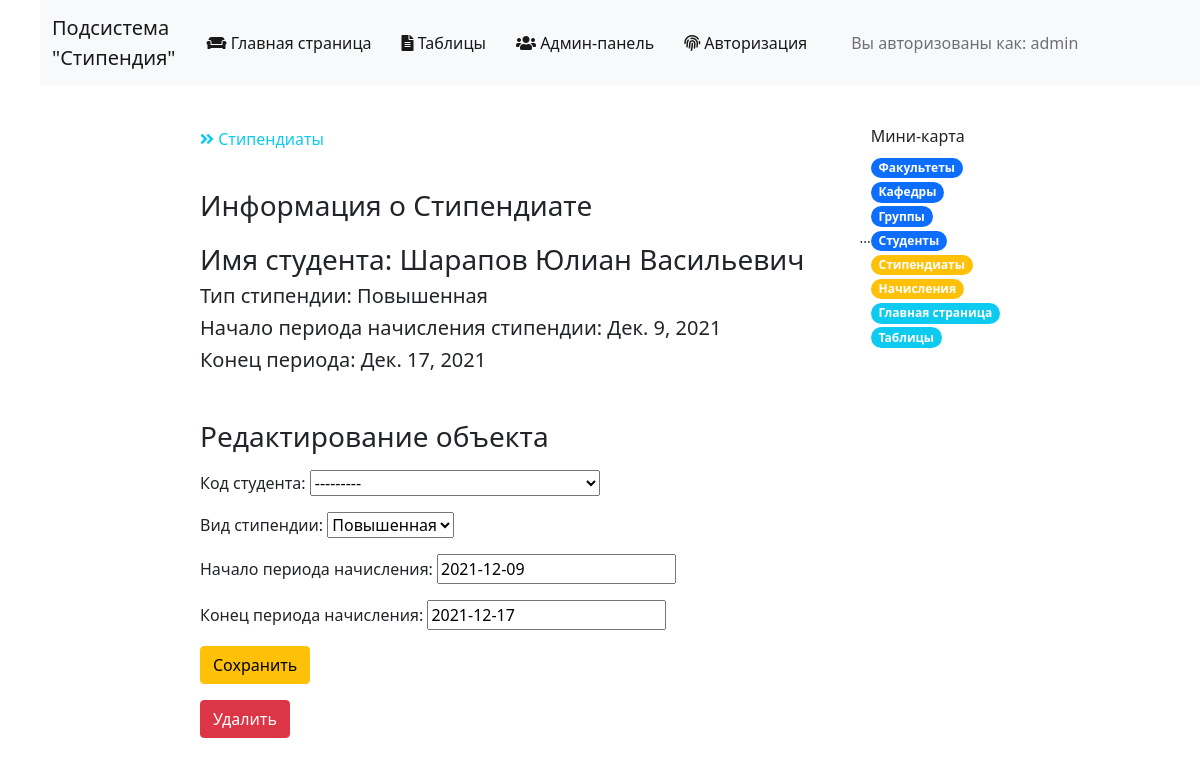
Screenshot of /showfellow/13/ (signed in) with the database file from the repository.
### main/models.py (models this page shows, shortened)
class Fellow (models.Model):
    student_code = models.OneToOneField(
        Student, verbose_name="Код студента", on_delete=models.CASCADE)
    scholarship_type_code = models.ForeignKey(
        Types_of_Scholarship, verbose_name="Вид стипендии", on_delete=models.CASCADE, null=True, blank=True)
    beginning_of_the_accrual_period = models.DateField(
        "Начало периода начисления", null=True, blank=True)
    ending_of_the_accrual_period = models.DateField(
        "Конец периода начисления", null=True, blank=True)
    class Meta:
        verbose_name = 'Стипендиат'
        verbose_name_plural = 'Стипендиаты'

class Student (models.Model):
    student_code = models.AutoField(
        "Код студента", primary_key=True)     # код студента
    student_name = models.CharField("Имя студента", max_length=200)
    group_code = models.ForeignKey(
        Group, verbose_name="Группа", on_delete=models.CASCADE)
    education_type_code = models.ForeignKey(
        Types_of_Education, verbose_name="Код вида обучения", on_delete=models.CASCADE)
    personal_reckoning_number = models.IntegerField("Номер лицевого счета")
    bank_code = models.ForeignKey(Bank, verbose_name="Код банка", on_delete=models.CASCADE,
                                  null=True, blank=True)     # FOREIGN KEY ОТНОШЕНИЕ 1:M с Bank
    class Meta:
        verbose_name = 'Студент'
        verbose_name_plural = 'Студенты'
    def __str__(self):
        return f'{self.student_name}'

class Types_of_Scholarship (models.Model):
    SCHOLARSHIP_COMMON = 'Обычная'
    SCHOLARSHIP_INCREASED = 'Повышенная'
    SCHOLARSHIP_NOMINAL = 'Именная'
    SCHOLARSHIP_SOCIAL = 'Социальная'
    SCHOLARSHIP_CHOICES = (
        (SCHOLARSHIP_COMMON, 'common'),
        (SCHOLARSHIP_INCREASED, 'increased'),
        (SCHOLARSHIP_NOMINAL, 'nominal'),
        (SCHOLARSHIP_SOCIAL, 'social')
    )
    scholarship_type_code = models.AutoField(
        "Код вида стипендии", primary_key=True)
    scholarship_type_name = models.CharField(
        "Код вида стипендии", max_length=25, choices=SCHOLARSHIP_CHOICES, default=SCHOLARSHIP_COMMON)
    amount_of_money = models.PositiveIntegerField(
        "Сумма выплачиваемой стипендии, ₸",)
    class Meta:
        verbose_name = 'Вид стипендии'
        verbose_name_plural = 'Виды стипендий'
    def __str__(self):
        return f'{self.scholarship_type_name}'

### main/views.py (the view)
# urls.py: path(r'showfellow/<int:id>/', views.showfellow, name="showfellow"),
def showfellow(request, id):
    try:
        post = get_object_or_404(Fellow, pk=id)
        if request.method == 'GET':
            form = FellowForm(instance=post)
        elif request.method == 'POST':
            form = FellowForm(request.POST, instance=post)
            if form.is_valid():
                form.save()
                return HttpResponseRedirect(reverse('showfellow', args=(id,)))
        context = {
            'post': post,
            'form': form
        }
        return render(
            request,
            'main/showfellow.html',
            context
        )
    except Staff.DoesNotExist:
        return HttpResponseNotFound("<h2>Person no found</h2>")

### main/forms.py
class FellowForm(ModelForm):
    class Meta:
        model = Fellow
        fields = '__all__'
    def __init__(self, *args, **kwargs) -> None:
        super().__init__(*args, **kwargs)
        self.fields['student_code'].queryset = Student.objects.filter(education_type_code = 1)

### main/templates/main/showfellow.html (shortened to what this page needs)
{% extends 'layout.html' %}
{% block content %}
<div class="features">
    <a class="link-info" href="{% url 'fellow' %}"><i class="fas fa-angle-double-right"></i> Стипендиаты</a>
    <h1>{{ post.faculty_name }}</h1>
    <div class="list-group">
        <h3 class="mb-1">Информация о Стипендиате</h2>
        <div class="d-flex w-100 justify-content-between">
            <h3 class="mb-2 mt-3">Имя студента: {{ post.student_code }}</h3>
            <small> ... </small>
        </div>
        <h5>Тип стипендии: {{ post.scholarship_type_code }}</h5>
        <h5>Начало периода начисления стипендии: {{ post.beginning_of_the_accrual_period }}</h5>
        <h5>Конец периода: {{ post.ending_of_the_accrual_period }}</h5>
    </div>
    <br>
    {% if request.user.is_staff %}
    <h3 class="mb-2 mt-3">Редактирование объекта</h3>
    <form method="POST" action="">
        <p>
            {{ form.as_p }}
        </p>
        <button class="btn btn-warning" type="submit" value="Сохранить">Сохранить</button>
    </form>
    <a href="{% url 'deletefellow' id=post.pk %}" class="btn btn-danger" type="submit">Удалить</a>
    {% endif %}
</div>
{% endblock %}

### main/templates/layout.html (shortened to what this page needs)
{% load static %}
<html lang="ru">
<head>
  <link href="https://cdn.jsdelivr.net/npm/bootstrap@5.0.0-beta1/dist/css/bootstrap.min.css" rel="stylesheet"
>
  <link rel="stylesheet" href="https://use.fontawesome.com/releases/v5.8.2/css/all.css">
  <link rel="stylesheet" href="{% static 'main/css/main.css' %}">
</head>
<body>
  <menu>
    <nav class="navbar navbar-expand-lg navbar-light bg-light">
      <div class="container-fluid">
        <a class="navbar-brand" href="{% url 'home' %}"><span class="logo">Подсистема<br>"Стипендия"</span></a>
        <div class="collapse navbar-collapse" id="navbarNav">
          <ul class="navbar-nav ">
            <li class="nav-item">
              <a class="nav-link active" href="{% url 'home' %}"><i class="	fas fa-couch"></i> Главная страница</a>
            </li>
            <li class="nav-item">
              <a class="nav-link active" href="{% url 'reports' %}"><i class="fas fa-file-alt"></i> Таблицы</a>
            </li>
            <li class="nav-item">
              <a class="nav-link active" href="/admin"><i class="fas fa-users"></i> Админ-панель</a>
            </li>
            <li class="nav-item">
              <a class="nav-link active" href="{% url 'authorization' %}"><i class="fas fa-fingerprint"></i> Авторизация</a>
            </li>
            {% if request.user.is_authenticated %}
            <li class="nav-item">
              <a class="nav-link" href="{% url 'authorization' %}">Вы авторизованы как: {{user.username}}</a>
            </li>
              {% else %}
              <li class="nav-item ml-3">
                <a class="nav-link" href="{% url 'authorization' %}">Вы не авторизованы</a>
            </li>
              {% endif %}
          </ul>
        </div>
      </div>
    </nav>
  </menu>
  <main>
    {% block lilmenu %}
    {% if request.user.is_authenticated %}
    <div class="lilmenu">
      <h6>Мини-карта</h6>
      <ul class="navbar-nav">
        <li class="nav-item"><a class="link-primary" href="{% url 'faculty' %}">
            <span class="badge rounded-pill bg-primary">Факультеты</span>
          </a></li>
        <li class="nav-item"><a class="link-primary" href="{% url 'department' %}">
            <span class="badge rounded-pill bg-primary">Кафедры</span>
          </a></li>
        <li class="nav-item"><a class="link-primary" href="{% url 'group' %}">
            <span class="badge rounded-pill bg-primary">Группы</span>
          </a></li>
        <li class="nav-item"><a class="link-primary" href="{% url 'student' %}">
            <span class="badge rounded-pill bg-primary">Студенты</span>
          </a></li>
        <li class="nav-item"><a class="link-warning" href="{% url 'fellow' %}">
            <span class="badge rounded-pill bg-warning">Стипендиаты</span>
          </a></li>
        <li class="nav-item"><a class="link-warning" href="{% url 'accrual' %}">
            <span class="badge rounded-pill bg-warning">Начисления</span>
          </a></li>
        <li class="nav-item"><a class="link-info" href="{% url 'home' %}">
            <span class="badge rounded-pill bg-info">Главная страница</span>
          </a></li>
        <li class="nav-item"><a class="link-info" href="{% url 'reports' %}">
            <span class="badge rounded-pill bg-info">Таблицы</span>
          </a></li>
      </ul>
    </div>
    {% endif %}
    {% endblock %}
    {% block content %}{% endblock %}
  </main>
</body>
</html>

### main/static/main/css/main.css (style rules this page uses)
menu { float: top; }
menu a, a:hover { text-decoration: none; }
menu ul { list-style: none; }
menu ul li { margin: 0px 7px; transition: transform .6s ease; }
menu ul a { text-decoration: none; }
main { position: absolute; min-width: 100%; padding: 25px 200px; }
main .list-group { max-width: 700px; }
main h1 { padding-bottom: 30px; }
main a { text-decoration: none; }
main .lilmenu { position: relative; float: right; }

### rows the page displays
Fellow: student_code "Шарапов Юлиан Васильевич", scholarship_type_code "Повышенная", beginning_of_the_accrual_period "Дек. 9, 2021", ending_of_the_accrual_period "Дек. 17, 2021"
Student: student_code "---------"
Types_of_Scholarship: scholarship_type_code "Повышенная"

### other values shown
{{ user.username }} "admin"
